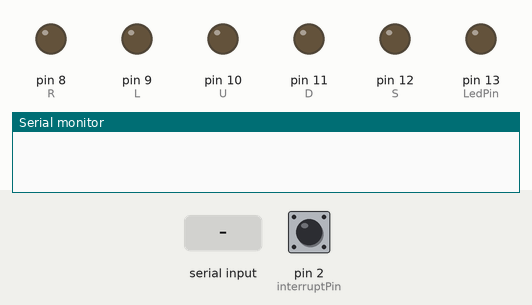
Recording of a sketch running on a simulated Arduino Uno, built with avr-gcc and run on an emulated ATmega328P. On the bench: output pins drawn as LEDs (lit = HIGH), the last lines printed to the serial monitor. The test bench sets the inputs (shaded band); at power-on: pin 2 (interruptPin) HIGH.

Above: at 1.3 s.
1.4 s: "a" received over the second serial link
At 2.8 s:
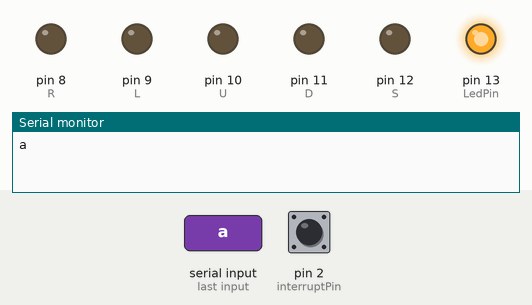
3.1 s: "b" received over the second serial link
At 3.22 s:
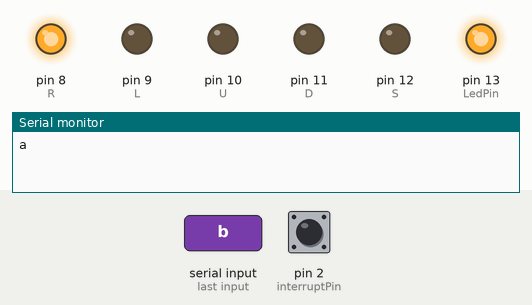
4.8 s: "c" received over the second serial link
At 5.6 s:
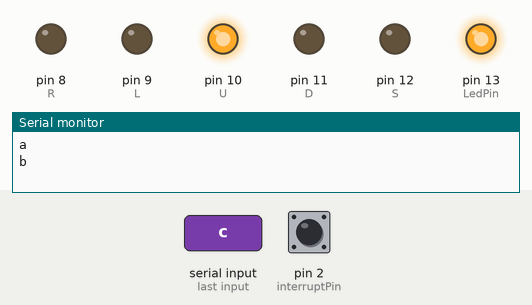
7.3 s: "d" received over the second serial link
At 7.9 s:
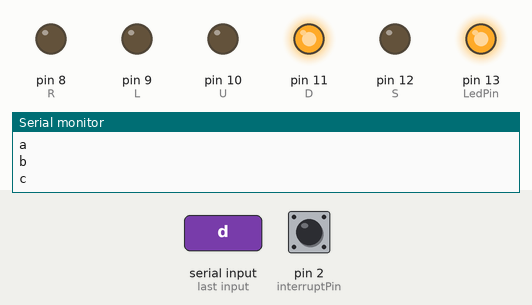
9.8 s: "e" received over the second serial link
At 11.6 s:
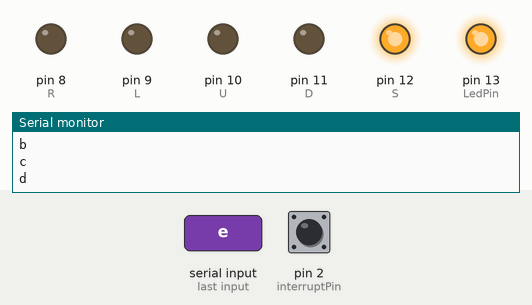
Timing chart, 0 to 13.3 s (numbered marks = the images above; inputs shaded):
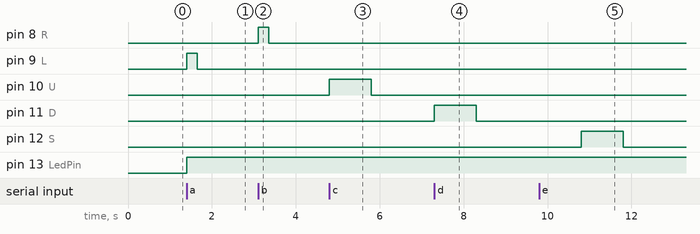

Measured:
- after the input at 1.4 s, pin 9 (L): LOW → HIGH at once, → LOW 0.25 s later; pin 13 (LedPin): LOW → HIGH at once
- after the input at 3.1 s, pin 8 (R): LOW → HIGH at once, → LOW 0.25 s later
- after the input at 4.8 s, pin 10 (U): LOW → HIGH at once, → LOW 1.0 s later
- after the input at 7.3 s, pin 11 (D): LOW → HIGH at once, → LOW 1.0 s later
- after the input at 9.8 s, pin 12 (S): LOW → HIGH after 1.0 s, → LOW 1.0 s later

The sketch:

Turret_V4.ino
```cpp
//Først inkluderes ønskede elementer
#include <SoftwareSerial.h>

//Værdier til pins oprettes
const int interruptPin = 2; //Interrupt sættes til INT0
int bluetoothTx = 3;  // TX-O pin of bluetooth mate, Arduino D2
int bluetoothRx = 4;  // RX-I pin of bluetooth mate, Arduino D3
const int R = 8;   //Drej til venstre
const int L = 9;   //Drej til højre
const int U = 10;   //Op
const int D = 11;   //Ned
const int S = 12;   //Skyd
const int LedPin = 13; //Standard ombordværende LEDPIN

volatile int state = LOW;

SoftwareSerial bluetooth(bluetoothTx, bluetoothRx);

void setup()
{
  //Seriel kommunikation påbegyndes:
  Serial.begin(9600);  // Serial monitor påbegyndes ved 9600bps
  bluetooth.begin(115200);  // Bluetooth "Mate" starter som standard to 115200bps
  bluetooth.print("$");  // Print et dollartegn tre gange individuelt for at starte kommandosekvensen
  bluetooth.print("$");
  bluetooth.print("$");  // Kommando sekvens påbegyndt
  delay(100);  // En kort pause, for at sikre at mate sender CMD
  bluetooth.println("U,9600,N");  // Baudrate sættes midlertidigt til 9600
  bluetooth.println("SM,0");
  // 115200 kan være for hurtigt til pålidelig kommunikation
  bluetooth.begin(9600);  // Start bluetooth serial ved 9600
  pinMode(R, OUTPUT); //Pinmodes bestemmes
  pinMode(L, OUTPUT);
  pinMode(U, OUTPUT);
  pinMode(D, OUTPUT);
  pinMode(S, OUTPUT);
  attachInterrupt(digitalPinToInterrupt(interruptPin),blink,CHANGE); // interrupt opsættes
  pinMode(LedPin,OUTPUT);
  pinMode(interruptPin,INPUT_PULLUP); //7Standard interrupt pin bruges (INT 0, Pin 2)
}

void blink(){//LED på boardet baseret på interrupt
  state = !state;
}


void loop()
{
    //Alle H-bro pins sættes til at være LOW for at undgå problemer med flere HIGH's ad gangen
    digitalWrite(R, LOW);
    digitalWrite(L, LOW);
    digitalWrite(U, LOW);
    digitalWrite(D, LOW);
    digitalWrite(S, LOW);
  if(bluetooth.available())//Hvis der er kommunikation med bluetooth, start switch
    switch ((char)bluetooth.read()){
      case 'a'://Hvis Turret har modtaget char: a, drej til venstre i 500ms
     digitalWrite(R, LOW);
     digitalWrite(L, HIGH);
     digitalWrite(LedPin, state); //Hvis der drejes med venstre tændes LED
     delay(250);
     Serial.println("a");
     delay(1);
     break;
      case 'b'://Hvis Turret har modtaget char: b, drej til højre i 500ms
     digitalWrite(R, HIGH);
     digitalWrite(L, LOW);
     delay(250);
     Serial.println("b");
     delay(1);
     break;
       case 'c'://Hvis Turret har modtaget char: c, panorer op i 500ms
     digitalWrite(U, HIGH);
     digitalWrite(D, LOW);
     delay(1000);
     Serial.println("c");
     delay(1);
     break;
       case 'd'://Hvis Turret har modtaget char: d, panorer ned i 500ms
     digitalWrite(U, LOW);
     digitalWrite(D, HIGH);
     delay(1000);
     Serial.println("d");
     delay(1);
     break;
       case 'e'://Hvis Turret har modtaget char: e, tænd for relæ til at skyde i 10s
     digitalWrite(S, LOW);
     delay(1000);
     digitalWrite(S, HIGH);
     delay(1000);
     digitalWrite(S, LOW);
     Serial.println("e");
     delay(1);
     break;
   }

  if(Serial.available())  // Hvis der er skrevet noget i serial monitor:
  {
    // Printes dette til bluetooth serial.
    bluetooth.print((char)Serial.read());
  }
}
```
